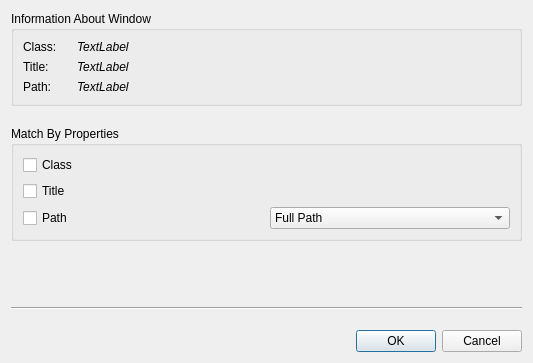
<?xml version="1.0" encoding="UTF-8"?>
<ui version="4.0">
 <class>CapturedWindowInfoDialog</class>
 <widget class="QDialog" name="CapturedWindowInfoDialog">
  <property name="geometry">
   <rect>
    <x>0</x>
    <y>0</y>
    <width>533</width>
    <height>363</height>
   </rect>
  </property>
  <property name="windowTitle">
   <string>Captured Window Properties</string>
  </property>
  <layout class="QVBoxLayout" name="verticalLayout_3">
   <property name="spacing">
    <number>20</number>
   </property>
   <item>
    <widget class="QGroupBox" name="infoGroupBox">
     <property name="font">
      <font>
       <weight>50</weight>
       <bold>false</bold>
      </font>
     </property>
     <property name="title">
      <string>Information About Window</string>
     </property>
     <property name="flat">
      <bool>true</bool>
     </property>
     <layout class="QVBoxLayout" name="verticalLayout">
      <item>
       <layout class="QFormLayout" name="formLayout">
        <property name="horizontalSpacing">
         <number>20</number>
        </property>
        <item row="0" column="0">
         <widget class="QLabel" name="winClassHeadLabel">
          <property name="text">
           <string>Class:</string>
          </property>
         </widget>
        </item>
        <item row="0" column="1">
         <widget class="QLabel" name="winClassLabel">
          <property name="font">
           <font>
            <italic>true</italic>
           </font>
          </property>
          <property name="text">
           <string>TextLabel</string>
          </property>
         </widget>
        </item>
        <item row="1" column="0">
         <widget class="QLabel" name="label_3">
          <property name="text">
           <string>Title:</string>
          </property>
         </widget>
        </item>
        <item row="1" column="1">
         <widget class="QLabel" name="winTitleLabel">
          <property name="font">
           <font>
            <italic>true</italic>
           </font>
          </property>
          <property name="text">
           <string>TextLabel</string>
          </property>
         </widget>
        </item>
        <item row="2" column="0">
         <widget class="QLabel" name="label_4">
          <property name="text">
           <string>Path:</string>
          </property>
         </widget>
        </item>
        <item row="2" column="1">
         <widget class="QLabel" name="winPathLabel">
          <property name="font">
           <font>
            <italic>true</italic>
           </font>
          </property>
          <property name="text">
           <string>TextLabel</string>
          </property>
         </widget>
        </item>
       </layout>
      </item>
     </layout>
    </widget>
   </item>
   <item>
    <widget class="QGroupBox" name="choiceGroupBox">
     <property name="title">
      <string>Match By Properties</string>
     </property>
     <property name="flat">
      <bool>true</bool>
     </property>
     <property name="checkable">
      <bool>false</bool>
     </property>
     <property name="checked">
      <bool>false</bool>
     </property>
     <layout class="QVBoxLayout" name="verticalLayout_2">
      <item>
       <widget class="QCheckBox" name="winClassCheckBox">
        <property name="text">
         <string>Class</string>
        </property>
       </widget>
      </item>
      <item>
       <widget class="QCheckBox" name="winTitleCheckBox">
        <property name="text">
         <string>Title</string>
        </property>
       </widget>
      </item>
      <item>
       <layout class="QHBoxLayout" name="horizontalLayout">
        <item>
         <widget class="QCheckBox" name="winPathCheckBox">
          <property name="text">
           <string>Path</string>
          </property>
         </widget>
        </item>
        <item>
         <widget class="QComboBox" name="winPathChoiceComboBox">
          <property name="enabled">
           <bool>true</bool>
          </property>
          <item>
           <property name="text">
            <string>Full Path</string>
           </property>
          </item>
          <item>
           <property name="text">
            <string>File Name</string>
           </property>
          </item>
         </widget>
        </item>
       </layout>
      </item>
     </layout>
    </widget>
   </item>
   <item>
    <spacer name="verticalSpacer">
     <property name="orientation">
      <enum>Qt::Vertical</enum>
     </property>
     <property name="sizeHint" stdset="0">
      <size>
       <width>20</width>
       <height>40</height>
      </size>
     </property>
    </spacer>
   </item>
   <item>
    <widget class="Line" name="line">
     <property name="orientation">
      <enum>Qt::Horizontal</enum>
     </property>
    </widget>
   </item>
   <item>
    <widget class="QDialogButtonBox" name="buttonBox">
     <property name="orientation">
      <enum>Qt::Horizontal</enum>
     </property>
     <property name="standardButtons">
      <set>QDialogButtonBox::Cancel|QDialogButtonBox::Ok</set>
     </property>
    </widget>
   </item>
  </layout>
 </widget>
 <resources/>
 <connections>
  <connection>
   <sender>buttonBox</sender>
   <signal>accepted()</signal>
   <receiver>CapturedWindowInfoDialog</receiver>
   <slot>accept()</slot>
   <hints>
    <hint type="sourcelabel">
     <x>248</x>
     <y>254</y>
    </hint>
    <hint type="destinationlabel">
     <x>157</x>
     <y>274</y>
    </hint>
   </hints>
  </connection>
  <connection>
   <sender>buttonBox</sender>
   <signal>rejected()</signal>
   <receiver>CapturedWindowInfoDialog</receiver>
   <slot>reject()</slot>
   <hints>
    <hint type="sourcelabel">
     <x>316</x>
     <y>260</y>
    </hint>
    <hint type="destinationlabel">
     <x>286</x>
     <y>274</y>
    </hint>
   </hints>
  </connection>
 </connections>
</ui>
